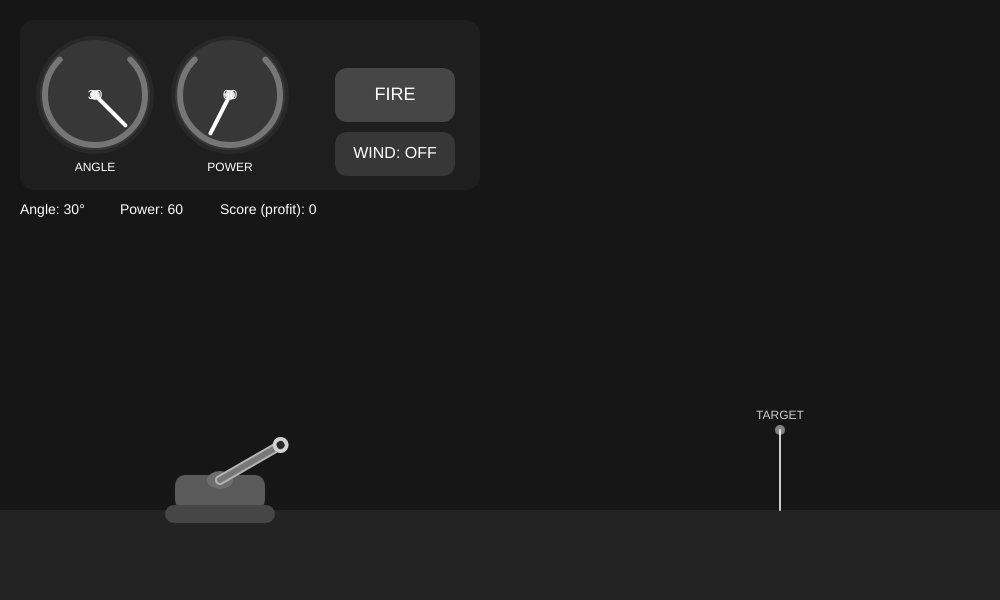
Frame 1 (no input)
Frame 60 (no input): identical to frame 1, image omitted
Frame 120 (the mouse pressed at the canvas centre since frame 60): identical to frame 1, image omitted

The p5.js sketch that drew this single still picture (run headless with seeded random() and noise() and a simulated clock; from frame 60 on, the mouse is pressed at the canvas centre):

// p5.js sketch
// ── sketch.js
let game;

function setup() {
    createCanvas(1000, 600);
    game = new Game();
}

function draw() {
    background(22);
    game.update();
    game.render();
}

function mousePressed() {
    game.onMousePressed();
}

function mouseDragged() {
    game.onMouseDragged();
}

function mouseReleased() {
    game.onMouseReleased();
}

function keyPressed() {
    if (keyCode === 32) game.fire();
}
// ── Game.js
class Game {
    constructor() {
        this.groundY = height - 90;

        this.tank = new Tank(220, this.groundY);
        this.projectiles = [];

        this.ui = new HUD(this);

        this.score = 0;
        this.wind = 0;
        this.windEnabled = false;
    }

    update() {
        if (this.windEnabled) this.wind = sin(frameCount * 0.01) * 1.5;
        else this.wind = 0;

        this.tank.weapon.setAngle(this.ui.angleDial.value());
        this.tank.weapon.setPower(this.ui.powerDial.value());

        for (const p of this.projectiles) p.update(this.wind, this.groundY);
        this.projectiles = this.projectiles.filter(p => !p.dead);

        for (const p of this.projectiles) {
            if (p.justHitGround) {
                const targetX = 780;
                const distToTarget = abs(p.x - targetX);
                const gain = max(0, floor(100 - distToTarget * 0.3));
                this.score += gain;
            }
        }
    }

    render() {
        noStroke();
        fill(35);
        rect(0, this.groundY, width, height - this.groundY);

        this.drawTarget(780, this.groundY);

        this.tank.render();

        for (const p of this.projectiles) p.render();
        this.ui.render();
    }

    drawTarget(x, y) {
        push();
        translate(x, y);
        stroke(255, 200);
        strokeWeight(2);
        line(0, 0, 0, -80);
        noStroke();
        fill(255, 120);
        ellipse(0, -80, 10, 10);
        fill(255, 200);
        textAlign(CENTER, BOTTOM);
        textSize(12);
        text("TARGET", 0, -88);
        pop();
    }

    fire() {
        const muzzle = this.tank.weapon.getMuzzleWorldPos();
        const v = this.tank.weapon.getMuzzleVelocity();
        this.projectiles.push(new Projectile(muzzle.x, muzzle.y, v.vx, v.vy));
    }

    onMousePressed() { this.ui.onMousePressed(); }
    onMouseDragged() { this.ui.onMouseDragged(); }
    onMouseReleased() { this.ui.onMouseReleased(); }
}
// ── HUD.js
class HUD {
    constructor(gameRef) {
        this.game = gameRef;

        this.angleDial = new Dial(95, 95, 55, 0, 90, 30, "ANGLE");
        this.powerDial = new Dial(230, 95, 55, 0, 100, 60, "POWER");

        this.fireBtn = new Button(335, 68, 120, 54, "FIRE");
        this.windBtn = new Toggle(335, 132, 120, 44, "WIND", false);

        this.activeControl = null;
    }

    render() {
        push();
        noStroke();
        fill(30);
        rect(20, 20, 460, 170, 14);
        pop();

        this.angleDial.render();
        this.powerDial.render();

        const a = this.game.tank.weapon.angleDeg().toFixed(0);
        const p = this.game.tank.weapon.power().toFixed(0);

        fill(255);
        textAlign(LEFT, CENTER);
        textSize(14);
        text(`Angle: ${a}°`, 20, 210);
        text(`Power: ${p}`, 120, 210);

        text(`Score (profit): ${this.game.score}`, 220, 210);
        if (this.game.windEnabled) text(`Wind: ${this.game.wind.toFixed(2)}`, 420, 210);

        this.fireBtn.render();
        this.windBtn.set(this.game.windEnabled);
        this.windBtn.render();
    }

    onMousePressed() {
        if (this.angleDial.hit(mouseX, mouseY)) this.activeControl = this.angleDial;
        else if (this.powerDial.hit(mouseX, mouseY)) this.activeControl = this.powerDial;
        else this.activeControl = null;

        if (this.fireBtn.hit(mouseX, mouseY)) this.game.fire();
        if (this.windBtn.hit(mouseX, mouseY)) this.game.windEnabled = !this.game.windEnabled;
    }

    onMouseDragged() {
        if (this.activeControl) this.activeControl.onDrag(mouseX, mouseY);
    }

    onMouseReleased() {
        this.activeControl = null;
    }
}
// ── Projectile.js
class Projectile {
    constructor(x, y, vx, vy) {
        this.x = x; this.y = y;
        this.vx = vx; this.vy = vy;

        this.r = 8;
        this.dead = false;
        this.justHitGround = false;
    }

    update(wind, groundY) {
        this.justHitGround = false;

        this.vy += 0.35;
        this.vx += wind * 0.02;

        this.x += this.vx;
        this.y += this.vy;

        if (this.y + this.r >= groundY) {
            this.y = groundY - this.r;
            this.dead = true;
            this.justHitGround = true;
        }

        if (this.x < -200 || this.x > width + 200 || this.y < -300) {
            this.dead = true;
        }
    }

    render() {
        push();
        translate(this.x, this.y);

        noStroke();
        fill(170, 0, 220);
        ellipse(0, 0, this.r * 2, this.r * 2);

        fill(255, 180);
        ellipse(-3, -3, 4, 4);

        pop();
    }
}
// ── Tank.js
class Tank {
    constructor(x, groundY) {
        this.x = x;
        this.groundY = groundY;
        this.y = groundY - 10;
        this.weapon = new Weapon(this);
    }

    render() {
        push();
        translate(this.x, this.y);

        noStroke();
        fill(90);
        rect(-45, -25, 90, 35, 10);

        fill(70);
        rect(-55, 5, 110, 18, 9);

        fill(110);
        ellipse(0, -20, 26, 18);

        pop();

        this.weapon.render();
    }
}
// ── UIControls.js
class Dial {
    constructor(cx, cy, r, minV, maxV, initialV, label) {
        this.cx = cx;
        this.cy = cy;
        this.r = r;
        this.minV = minV;
        this.maxV = maxV;
        this.v = initialV;
        this.label = label;

        this.aStart = radians(225);
        this.aEnd = radians(-45);
    }

    value() { return this.v; }
    setValue(v) { this.v = constrain(v, this.minV, this.maxV); }

    hit(px, py) { return dist(px, py, this.cx, this.cy) <= this.r; }

    onDrag(px, py) {
        const ang = atan2(py - this.cy, px - this.cx);
        let a = ang;

        while (a < this.aEnd) a += TWO_PI;
        while (a > this.aStart) a -= TWO_PI;

        const clamped = constrain(a, this.aEnd, this.aStart);
        const t = map(clamped, this.aEnd, this.aStart, 0, 1);
        const v = lerp(this.minV, this.maxV, t);
        this.setValue(v);
    }

    render() {
        push();
        translate(this.cx, this.cy);

        noStroke();
        fill(40);
        ellipse(0, 0, this.r * 2 + 8, this.r * 2 + 8);

        fill(55);
        ellipse(0, 0, this.r * 2, this.r * 2);

        stroke(255, 80);
        strokeWeight(6);
        noFill();
        arc(0, 0, this.r * 2 - 10, this.r * 2 - 10, this.aEnd, this.aStart);

        const t = map(this.v, this.minV, this.maxV, 0, 1);
        const a = lerp(this.aEnd, this.aStart, t);
        const px = cos(a) * (this.r - 12);
        const py = sin(a) * (this.r - 12);

        stroke(255);
        strokeWeight(4);
        line(0, 0, px, py);

        noStroke();
        fill(230);
        ellipse(0, 0, 10, 10);

        fill(255);
        textAlign(CENTER, CENTER);
        textSize(12);
        text(this.label, 0, this.r + 18);

        textSize(13);
        text(`${Math.round(this.v)}`, 0, 0);

        pop();
    }
}

class Button {
    constructor(x, y, w, h, textLabel) {
        this.x = x; this.y = y; this.w = w; this.h = h;
        this.textLabel = textLabel;
    }

    hit(px, py) {
        return px >= this.x && px <= this.x + this.w && py >= this.y && py <= this.y + this.h;
    }

    render() {
        const hovering = this.hit(mouseX, mouseY);

        push();
        noStroke();
        fill(hovering ? 90 : 70);
        rect(this.x, this.y, this.w, this.h, 12);

        fill(255);
        textAlign(CENTER, CENTER);
        textSize(18);
        text(this.textLabel, this.x + this.w / 2, this.y + this.h / 2);
        pop();
    }
}

class Toggle {
    constructor(x, y, w, h, label, initial) {
        this.x = x; this.y = y; this.w = w; this.h = h;
        this.label = label;
        this.state = initial;
    }

    set(v) { this.state = !!v; }

    hit(px, py) {
        return px >= this.x && px <= this.x + this.w && py >= this.y && py <= this.y + this.h;
    }

    render() {
        const hovering = this.hit(mouseX, mouseY);

        push();
        noStroke();
        fill(this.state ? 90 : 55);
        if (hovering) fill(this.state ? 105 : 70);
        rect(this.x, this.y, this.w, this.h, 12);

        fill(255);
        textAlign(CENTER, CENTER);
        textSize(16);
        text(`${this.label}: ${this.state ? "ON" : "OFF"}`, this.x + this.w / 2, this.y + this.h / 2);
        pop();
    }
}
// ── Weapon.js
class Weapon {
    constructor(tank) {
        this.tank = tank;
        this._angleDeg = 30;
        this._power = 60;
        this.barrelLen = 70;
    }

    setAngle(deg) { this._angleDeg = constrain(deg, 0, 90); }
    setPower(p) { this._power = constrain(p, 0, 100); }

    angleDeg() { return this._angleDeg; }
    power() { return this._power; }

    getPivotWorldPos() {
        return { x: this.tank.x, y: this.tank.y - 20 };
    }

    getMuzzleWorldPos() {
        const pivot = this.getPivotWorldPos();
        const a = radians(-this._angleDeg);
        return { x: pivot.x + cos(a) * this.barrelLen, y: pivot.y + sin(a) * this.barrelLen };
    }

    getMuzzleVelocity() {
        const speed = map(this._power, 0, 100, 0, 18);
        const a = radians(-this._angleDeg);
        return { vx: cos(a) * speed, vy: sin(a) * speed };
    }

    render() {
        const pivot = this.getPivotWorldPos();
        const a = radians(-this._angleDeg);

        push();
        translate(pivot.x, pivot.y);
        rotate(a);

        stroke(180);
        strokeWeight(10);
        line(0, 0, this.barrelLen, 0);

        stroke(120);
        strokeWeight(6);
        line(0, 0, this.barrelLen, 0);

        noStroke();
        fill(210);
        ellipse(this.barrelLen, 0, 16, 16);
        fill(40);
        ellipse(this.barrelLen, 0, 8, 8);

        pop();
    }
}
// ── diagrams.html
<!DOCTYPE html>
<html lang="en">
<head>
<meta charset="UTF-8">
<title>Interactive SVG Diagrams</title>
<script src="https://cdnjs.cloudflare.com/ajax/libs/svg.pan-zoom.js/2.8.0/svg.pan-zoom.min.js"></script>

<style>
  body { text-align:center; font-family:sans-serif; }
  figure { margin:40px auto; }
  object { border:1px solid #ccc; }
</style>

</head>
<body>

<h2>Stage 1 - Initial Prototype</h2>
<figure>
  <object id="svg1" type="image/svg+xml" data="images/stage1.svg" width="800" height="600"></object>
  <figcaption>Figure 1: Stage 1 - Initial Prototype</figcaption>
</figure>

<h2>Stage 2 - Refactored Prototype</h2>
<figure>
  <object id="svg2" type="image/svg+xml" data="images/stage2.svg" width="800" height="600"></object>
  <figcaption>Figure 2: Stage 2 - Refactored Prototype</figcaption>
</figure>

<h2>Stage 3 - Final Implementation</h2>
<figure>
  <object id="svg3" type="image/svg+xml" data="images/stage3.svg" width="800" height="600"></object>
  <figcaption>Figure 3: Stage 3 - Final Implementation</figcaption>
</figure>

<script>
  function initPanZoom(id) {
    var obj = document.getElementById(id);
    obj.addEventListener('load', function() {
      var svgDoc = obj.contentDocument;
      var svgEl = svgDoc.querySelector('svg');
      if (svgEl) {
        svgPanZoom(svgEl, {
          zoomEnabled: true,
          panEnabled: true,
          controlIconsEnabled: true,
          mouseWheelZoomEnabled: true,
          dblClickZoomEnabled: true,
          fit: true,
          center: true
        });
      }
    });
  }

  initPanZoom('svg1');
  initPanZoom('svg2');
  initPanZoom('svg3');
</script>

</body>
</html>
